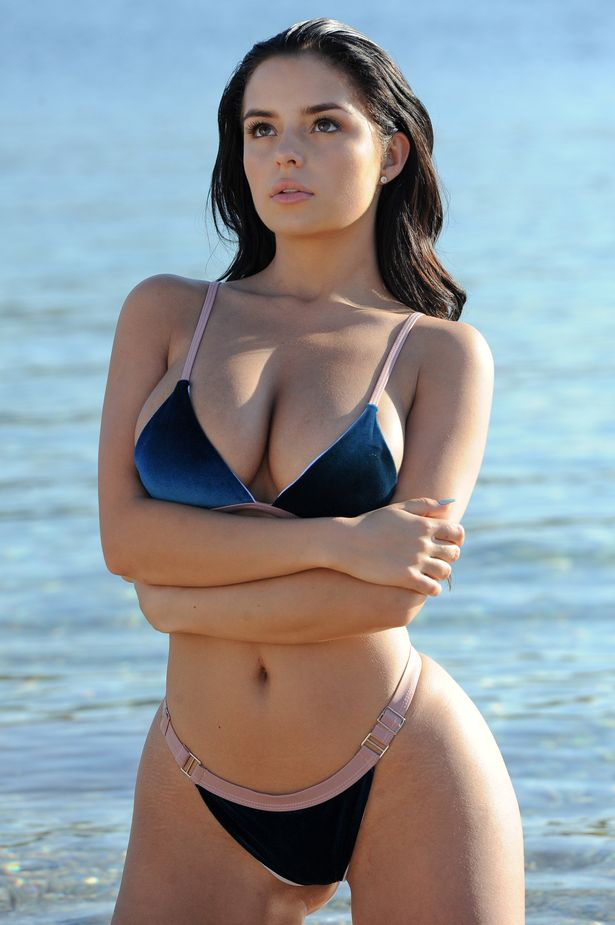
#> input picture 11Computer Vision with Python 3/7Introduction to Computer Vision using OpenCV/images/image.jpg, 615 x 925 px
$ python 'i4cropping image.py'
#> lines starting #> are read from the running program, lines starting #| are printed output that depends on the picture
import cv2


img = cv2.imread("images/image.jpg")
#> img is the input picture: shape (925, 615, 3); mean B, G, R 156.1, 151.1, 144.3
img_crop = img[0:200, 150:350]
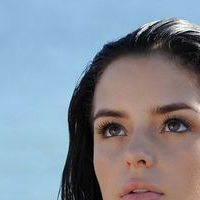
#> img_crop: shape (200, 200, 3); mean B, G, R 150.2, 139.2, 129.9
cv2.imwrite("images/crop_img.jpg", img_crop)
cv2.imshow("crop", img_crop)


cv2.waitKey(0)
cv2.destroyAllWindows()

$ run again, with 11Computer Vision with Python 3/7Introduction to Computer Vision using OpenCV/images/template.jpg copied over 11Computer Vision with Python 3/7Introduction to Computer Vision using OpenCV/images/image.jpg
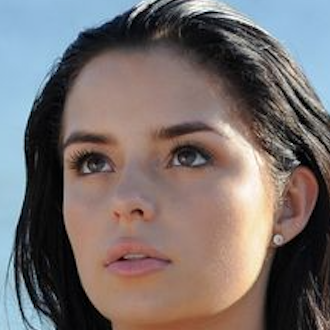
#> input picture 11Computer Vision with Python 3/7Introduction to Computer Vision using OpenCV/images/template.jpg, 330 x 330 px
#> img is the input picture: shape (330, 330, 3); mean B, G, R 108.3, 110, 119.1
#> `img_crop = img[0:200, 150:350]`:
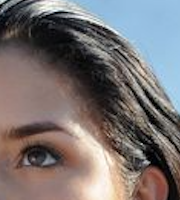
#> img_crop: shape (200, 180, 3); mean B, G, R 113.5, 113.9, 120.6
